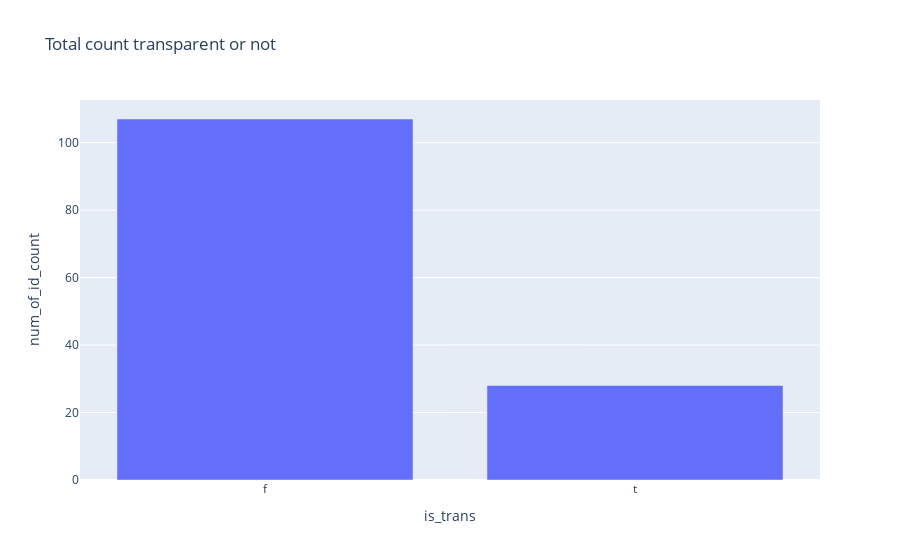

Here is the notebook cell this chart was saved with:
### Code cell
fig = px.bar(df_color_trans, x = 'is_trans', y='num_of_id_count', 
             title = 'Total count transparent or not')
fig.show()

### Figure 1 — Plotly figure (JSON) as saved in the notebook; plotly's stock layout.template omitted (floating-point values rounded to 4 significant figures)
{"data": [{"alignmentgroup": "True", "hovertemplate": "is_trans=%{x}<br>num_of_id_count=%{y}<extra></extra>", "legendgroup": "", "marker": {"color": "#636efa"}, "name": "", "offsetgroup": "", "orientation": "v", "showlegend": false, "textposition": "auto", "type": "bar", "x": ["f", "t"], "xaxis": "x", "y": [107, 28], "yaxis": "y"}], "layout": {"barmode": "relative", "legend": {"tracegroupgap": 0}, "title": {"text": "Total count transparent or not"}, "xaxis": {"anchor": "y", "domain": [0, 1], "title": {"text": "is_trans"}}, "yaxis": {"anchor": "x", "domain": [0, 1], "title": {"text": "num_of_id_count"}}}}
